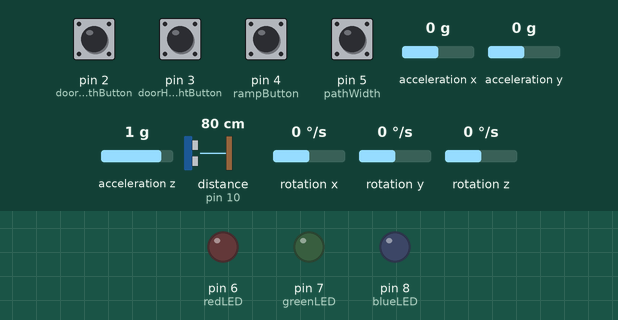
A sketch run on a simulated Arduino Uno, built with avr-gcc and run on an emulated ATmega328P. Parts: output pins drawn as LEDs (lit = HIGH). Wiring (inferred from the names in the program): MPU-6050 motion sensor at I2C address 0x68. The inputs (shaded band) are chosen by the test bench; at power-on: pin 2 (doorWidthButton), pin 3 (doorHeightButton), pin 4 (rampButton), pin 5 (pathWidth) HIGH, acceleration x 0 g, acceleration y 0 g, acceleration z 1 g, distance to the obstacle (sensor on pin 10) 80 cm, rotation x 0 °/s, rotation y 0 °/s, rotation z 0 °/s. The echo pulse lasts 58.3 µs per cm; pins used as bus, display or sensor lines are not drawn; what the sketch prints to the serial monitor is not drawn.

Above: at 1.2 s.
1.3 s: pin 2 (doorWidthButton) pulled LOW for 0.15 s
At 2.6 s:
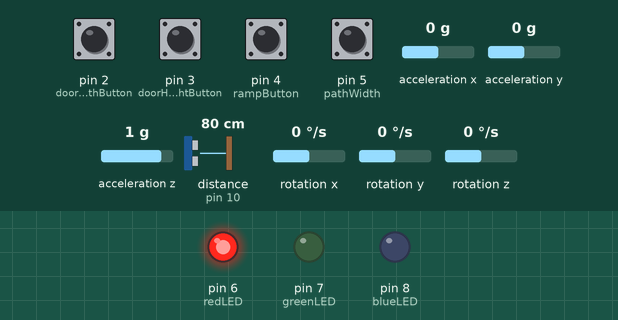
At 4.3 s:
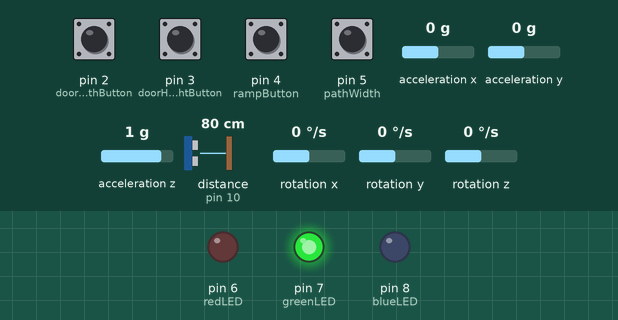
Timing chart, 0 to 7.9 s (numbered marks = the images above; inputs shaded):
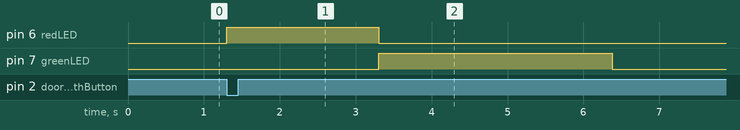

The sketch:

arduino.ino
```cpp
/**
 * @file arduino.ino
 * @brief ADA Vision hardware loop: buttons select measurement mode, LEDs cue the user, BT sends results.
 *
 * @par Serial contract (high level)
 * The Python bridge and docs often assume a single combined line:
 *   @code *<angle_degrees>|<distance_cm> @endcode
 * The active firmware uses @em mode-specific prefixes per button so operators measure one quantity at a time:
 *   - Door width:  @code |<distance_cm> @endcode
 *   - Door height: @code *<distance_cm> @endcode
 *   - Ramp angle:  @code ~<angle_degrees> @endcode
 *   - Path width:  @code $<distance_cm> @endcode
 *
 * Averaging: each manual mode samples 15 times over ~3 s (200 ms apart) to reduce noise.
 */

#include "imu.h"
#include "distance.h"
#include "bt.h"

#define TRIG_PIN 9
#define ECHO_PIN 10

// Active-low buttons (internal pull-ups)
const int doorWidthButton = 2;
const int doorHeightButton = 3;
const int rampButton = 4;
const int pathWidth = 5;

const int redLED = 6;
const int greenLED = 7;
const int blueLED = 8;

IMU imu;
Distance distance(TRIG_PIN, ECHO_PIN);
BT bt(Serial);

void setup() {
  imu.begin();
  distance.begin();
  bt.begin(9600);

  pinMode(doorWidthButton, INPUT_PULLUP);
  pinMode(doorHeightButton, INPUT_PULLUP);
  pinMode(rampButton, INPUT_PULLUP);
  pinMode(pathWidth, INPUT_PULLUP);
  pinMode(redLED, OUTPUT);
  pinMode(greenLED, OUTPUT);
  pinMode(blueLED, OUTPUT);
}

void loop() {
  float pitch, roll, yaw, angleFromLevel;
  imu.readAngles(pitch, roll, yaw, angleFromLevel);

  // Optional continuous stream (uncomment): unified *angle|distance for bridge testing
  // float dist = distance.readDistance();
  // String output = "*" + String(angleFromLevel, 2) + "|" + String(dist, 2);
  // bt.send(output);
  // delay(250);

  // --- Door width: distance only, leading '|' ---
  if (digitalRead(doorWidthButton) == LOW) {
    digitalWrite(redLED, HIGH);
    delay(2000);

    digitalWrite(redLED, LOW);
    digitalWrite(greenLED, HIGH);
    float dist = 0;
    float total = 0;
    for (int i = 0; i < 15; i++) {
      dist = distance.readDistance();
      total += dist;
      //bt.send(String(dist, 2)); //debug line
      delay(200);
    }
    digitalWrite(greenLED, LOW);
    float avgDist = total / 15;
    bt.send("|" + String(avgDist, 2));
  }

  // --- Door height: distance with '*' prefix (not the combined *angle|distance form) ---
  if (digitalRead(doorHeightButton) == LOW) {
    digitalWrite(redLED, HIGH);
    delay(2000);

    digitalWrite(redLED, LOW);
    digitalWrite(greenLED, HIGH);
    float dist = 0;
    float total = 0;
    for (int i = 0; i < 15; i++) {
      dist = distance.readDistance();
      total += dist;
       //bt.send(String(dist, 2)); //debug line
       delay(200);
    }
    digitalWrite(greenLED, LOW);
    float avgDist = total / 15;
    bt.send("*" + String(avgDist, 2));
  }

  // --- Ramp: averaged angle from level, '~' prefix ---
  if (digitalRead(rampButton) == LOW) {
    digitalWrite(redLED, HIGH);
    delay(2000);

    digitalWrite(redLED, LOW);
    digitalWrite(greenLED, HIGH);
    float ang = 0;
    float total = 0;
    for (int i = 0; i < 15; i++) {
      imu.readAngles(pitch, roll, yaw, angleFromLevel);
      ang = angleFromLevel;
      total += ang;
      delay(200);
    }
    digitalWrite(greenLED, LOW);
    float avgAng = total / 15;
    bt.send("~" + String(avgAng, 2));
  }

  // --- Path width: distance, '$' prefix ---
  if (digitalRead(pathWidth) == LOW) {
    digitalWrite(redLED, HIGH);
    delay(2000);

    digitalWrite(redLED, LOW);
    digitalWrite(greenLED, HIGH);
    float dist = 0;
    float total = 0;
    for (int i = 0; i < 15; i++) {
      dist = distance.readDistance();
      total += dist;
       //bt.send(String(dist, 2)); //debug line
       delay(200);
    }
    digitalWrite(greenLED, LOW);
    float avgDist = total / 15;
    bt.send("$" + String(avgDist, 2));
  }
}
```

bt.cpp
```cpp
/**
 * @file bt.cpp
 * @brief Implementation of serial/Bluetooth line output.
 */

#include "bt.h"

BT::BT(HardwareSerial &serialPort) : serial(serialPort) {}

void BT::begin(long baudRate) {
  serial.begin(baudRate);
}

void BT::send(const String &data) {
  // println so consumers can use readline(); delimiter is the newline, not a custom byte.
  serial.println(data);
}
```

bt.h
```cpp
/**
 * @file bt.h
 * @brief Bluetooth / serial transport for sending measurement strings to the host.
 *
 * Wraps Arduino HardwareSerial so firmware can print one line per reading; the Python
 * bridge (pyBridge) reads the same stream as a serial monitor would.
 */

#ifndef BT_H
#define BT_H

#include <Arduino.h>

/**
 * @class BT
 * @brief Thin wrapper around @c HardwareSerial for newline-terminated output.
 */
class BT {
  public:
    /**
     * @brief Construct a transport bound to a serial port (often the default @c Serial
     *        wired to a Bluetooth module).
     * @param serialPort Reference to the UART used for TX (e.g. @c Serial).
     */
    BT(HardwareSerial &serialPort = Serial);

    /**
     * @brief Start the UART at the given baud rate; must match the paired device / bridge.
     * @param baudRate Bits per second (commonly 9600).
     */
    void begin(long baudRate = 9600);

    /**
     * @brief Send one line over serial (adds newline). The receiver should read line-by-line.
     * @param data Payload string (e.g. a compact measurement line).
     */
    void send(const String &data);

  private:
    HardwareSerial &serial;
};

#endif
```

distance.cpp
```cpp
/**
 * @file distance.cpp
 * @brief Ultrasonic distance read implementation.
 */

#include "distance.h"

Distance::Distance(uint8_t trigPin, uint8_t echoPin) : trig(trigPin), echo(echoPin) {}

void Distance::begin() {
  pinMode(trig, OUTPUT);
  pinMode(echo, INPUT);
}

float Distance::readDistance() {
  // Standard HC-SR04 timing: short low, 10 µs high pulse on TRIG, then measure ECHO HIGH width.
  digitalWrite(trig, LOW);
  delayMicroseconds(2);
  digitalWrite(trig, HIGH);
  delayMicroseconds(10);
  digitalWrite(trig, LOW);

  long duration = pulseIn(echo, HIGH);
  // Round-trip time → one-way distance: (duration_us * speed_cm/us) / 2; 0.0343 cm/µs is common approximation.
  return duration * 0.0343 / 2.0; // cm
}
```

distance.h
```cpp
/**
 * @file distance.h
 * @brief HC-SR04-style ultrasonic distance measurement (cm).
 *
 * Drives TRIG, measures ECHO pulse width, converts to centimeters for door/path sizing.
 */

#ifndef DISTANCE_H
#define DISTANCE_H

#include <Arduino.h>

/**
 * @class Distance
 * @brief Ultrasonic ranger: pulse trigger, time echo, return distance in cm.
 */
class Distance {
  public:
    /**
     * @brief Associate instance with trigger and echo GPIO pins.
     * @param trigPin OUTPUT pin connected to sensor TRIG.
     * @param echoPin INPUT pin connected to sensor ECHO.
     */
    Distance(uint8_t trigPin, uint8_t echoPin);

    /** @brief Configure pin modes; call once from @c setup(). */
    void begin();

    /**
     * @brief Single shot read in centimeters.
     * @return Distance in cm (depends on @c pulseIn quality and speed of sound constant).
     */
    float readDistance();

  private:
    uint8_t trig, echo;
};

#endif
```

imu.cpp
```cpp
/**
 * @file imu.cpp
 * @brief MPU6050 I2C reads + complementary filter for stable tilt angles.
 */

#include "imu.h"
#include <Wire.h>
#include <math.h>

IMU::IMU(uint8_t addr) : mpu_addr(addr), pitch(0), roll(0), yaw(0), lastTime(0) {}

void IMU::begin() {
  Wire.begin();
  // Wake up MPU6050 (exit sleep)
  Wire.beginTransmission(mpu_addr);
  Wire.write(0x6B);
  Wire.write(0x00);
  Wire.endTransmission(true);

  // Set accelerometer to ±2g
  Wire.beginTransmission(mpu_addr);
  Wire.write(0x1C);
  Wire.write(0x00);
  Wire.endTransmission(true);

  // Set gyroscope to ±250°/s
  Wire.beginTransmission(mpu_addr);
  Wire.write(0x1B);
  Wire.write(0x00);
  Wire.endTransmission(true);

  lastTime = millis();
}

void IMU::readAngles(float &outPitch, float &outRoll, float &outYaw, float &angleFromLevel) {
  unsigned long now = millis();
  float dt = (now - lastTime) / 1000.0;
  lastTime = now;

  // Accelerometer: registers 0x3B..0x40, ±2g → 16384 LSB/g
  int16_t AccX, AccY, AccZ;
  Wire.beginTransmission(mpu_addr);
  Wire.write(0x3B);
  Wire.endTransmission(false);
  Wire.requestFrom(mpu_addr, 6, true);
  AccX = (Wire.read() << 8) | Wire.read();
  AccY = (Wire.read() << 8) | Wire.read();
  AccZ = (Wire.read() << 8) | Wire.read();

  float Ax = AccX / 16384.0;
  float Ay = AccY / 16384.0;
  float Az = AccZ / 16384.0;

  // Gyroscope: registers 0x43..0x48, ±250°/s → 131 LSB/(°/s)
  int16_t GyX, GyY, GyZ;
  Wire.beginTransmission(mpu_addr);
  Wire.write(0x43);
  Wire.endTransmission(false);
  Wire.requestFrom(mpu_addr, 6, true);
  GyX = (Wire.read() << 8) | Wire.read();
  GyY = (Wire.read() << 8) | Wire.read();
  GyZ = (Wire.read() << 8) | Wire.read();

  float gx = GyX / 131.0; // deg/s
  float gy = GyY / 131.0;
  float gz = GyZ / 131.0;

  // Complementary filter: trust gyro short-term, accelerometer long-term for pitch/roll
  float pitchAcc = atan2(Ax, sqrt(Ay*Ay + Az*Az)) * 180.0 / PI;
  float rollAcc  = atan2(Ay, sqrt(Ax*Ax + Az*Az)) * 180.0 / PI;

  const float alpha = 0.98;
  pitch = alpha * (pitch + gx * dt) + (1 - alpha) * pitchAcc;
  roll  = alpha * (roll  + gy * dt) + (1 - alpha) * rollAcc;

  // Yaw: no mag reference, so this drifts; still exposed for completeness
  yaw += gz * dt;

  // Angle between gravity vector and vertical: 0° = level, larger = more tilted
  angleFromLevel = acos(Az / sqrt(Ax*Ax + Ay*Ay + Az*Az)) * 180.0 / PI;

  outPitch = pitch;
  outRoll  = roll;
  outYaw   = yaw;
}
```

imu.h
```cpp
/**
 * @file imu.h
 * @brief MPU6050 IMU: fused pitch/roll/yaw and “angle from level” for ramp checks.
 *
 * Uses I2C; default address 0x68. Angles are in degrees where noted.
 */

#ifndef IMU_H
#define IMU_H

#include <Arduino.h>

/**
 * @class IMU
 * @brief Reads accelerometer + gyroscope, applies complementary filter, exposes angles.
 */
class IMU {
  public:
    /**
     * @brief Construct driver for MPU6050 at given I2C address.
     * @param addr 7-bit I2C address (default 0x68).
     */
    IMU(uint8_t addr = 0x68);

    /** @brief Initialize I2C and sensor registers; call from @c setup(). */
    void begin();

    /**
     * @brief Read current orientation estimates.
     * @param[out] pitch Degrees, complementary filter fusion.
     * @param[out] roll Degrees.
     * @param[out] yaw Degrees (integrated gyro Z; drifts without magnetometer).
     * @param[out] angleFromLevel Degrees between gravity vector and “straight up” (useful for ramp tilt).
     */
    void readAngles(float &pitch, float &roll, float &yaw, float &angleFromLevel);

  private:
    uint8_t mpu_addr;
    float pitch, roll, yaw;
    unsigned long lastTime;
};

#endif
```

Measured:
- after the input at 1.3 s, pin 6 (redLED): LOW → HIGH at once, → LOW 2.0 s later; pin 7 (greenLED): LOW → HIGH after 2.0 s, → LOW 3.1 s later
